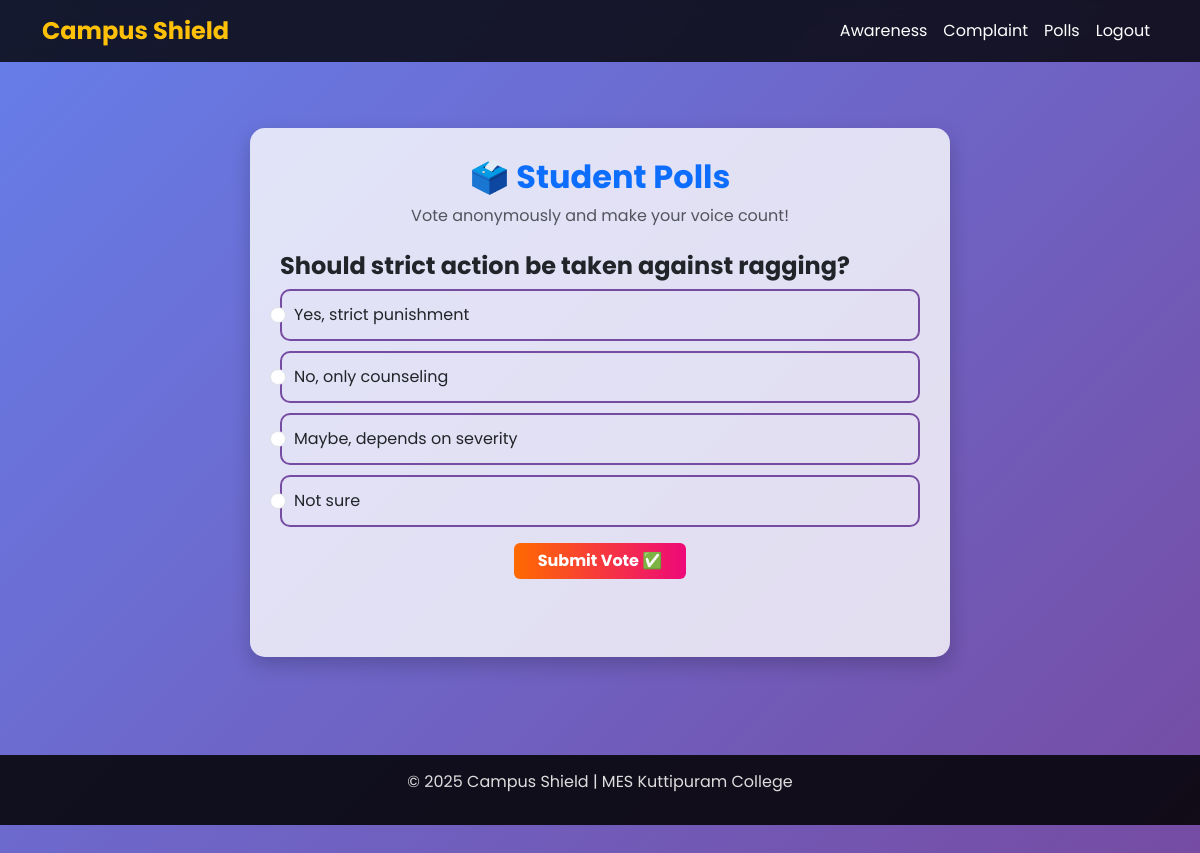
The page /polls (signed in) on the database its author committed.
### app.py (models this page shows)
class Poll(db.Model):
    id = db.Column(db.Integer, primary_key=True)
    question = db.Column(db.String(255))
    option1 = db.Column(db.String(100))
    option2 = db.Column(db.String(100))
    option3 = db.Column(db.String(100))
    option4 = db.Column(db.String(100))

### app.py (the view, shortened to what this page needs)
@app.route("/polls", methods=["GET", "POST"])
@login_required
def polls():
    polls = Poll.query.all()
    return render_template("polls/index.html", polls=polls)

### app.py (called while the page is built)
@login_manager.user_loader
def load_user(user_id):
    return User.query.get(int(user_id))

### templates/polls/index.html (shortened to what this page needs)
{% extends "base.html" %}
{% block content %}
<div class="container py-5">
  <div class="poll-box">
    <div class="text-center mb-4">
      <h2 class="fw-bold text-primary">🗳️ Student Polls</h2>
      <p class="text-muted">Vote anonymously and make your voice count!</p>
    </div>
    {% for poll in polls %}
    <form method="POST" class="mb-5">
      <h4 class="fw-bold">{{ poll.question }}</h4>
      <div class="form-check poll-option">
        <input class="form-check-input" type="radio" name="option" value="{{ poll.option1 }}" required>
        <label class="form-check-label">{{ poll.option1 }}</label>
      </div>
      <div class="form-check poll-option">
        <input class="form-check-input" type="radio" name="option" value="{{ poll.option2 }}">
        <label class="form-check-label">{{ poll.option2 }}</label>
      </div>
      {% if poll.option3 %}
      <div class="form-check poll-option">
        <input class="form-check-input" type="radio" name="option" value="{{ poll.option3 }}">
        <label class="form-check-label">{{ poll.option3 }}</label>
      </div>
      {% endif %}
      {% if poll.option4 %}
      <div class="form-check poll-option">
        <input class="form-check-input" type="radio" name="option" value="{{ poll.option4 }}">
        <label class="form-check-label">{{ poll.option4 }}</label>
      </div>
      {% endif %}
      <div class="text-center mt-3">
        <button type="submit" class="btn btn-vote px-4">Submit Vote ✅</button>
      </div>
    </form>
    {% endfor %}
  </div>
</div>
{% endblock %}

### templates/base.html (style rules this page uses)
body { font-family: "Poppins", sans-serif; background: #f4f6f9; margin: 0; padding: 0; }

### templates/polls/index.html (style rules this page uses)
body { background: linear-gradient(135deg, #667eea, #764ba2); min-height: 100vh; }
.poll-box { background: #ffffffcc; border-radius: 15px; padding: 30px; max-width: 700px; margin: auto; box-shadow: 0px 8px 20px rgba(0, 0, 0, 0.2); }
.poll-option { margin-bottom: 10px; padding: 12px; border-radius: 10px; border: 2px solid #764ba2; transition: 0.3s; }
.btn-vote { background: linear-gradient(90deg, #ff6a00, #ee0979); border: none; color: white; font-weight: bold; transition: 0.3s; }

### rows shown on the page
Poll: question "Should strict action be taken against ragging?", option1 "Yes, strict punishment", option2 "No, only counseling", option3 "Maybe, depends on severity", option4 "Not sure"

### other values the page prints
{{ current_year if current_year else "2025" }} "2025"
